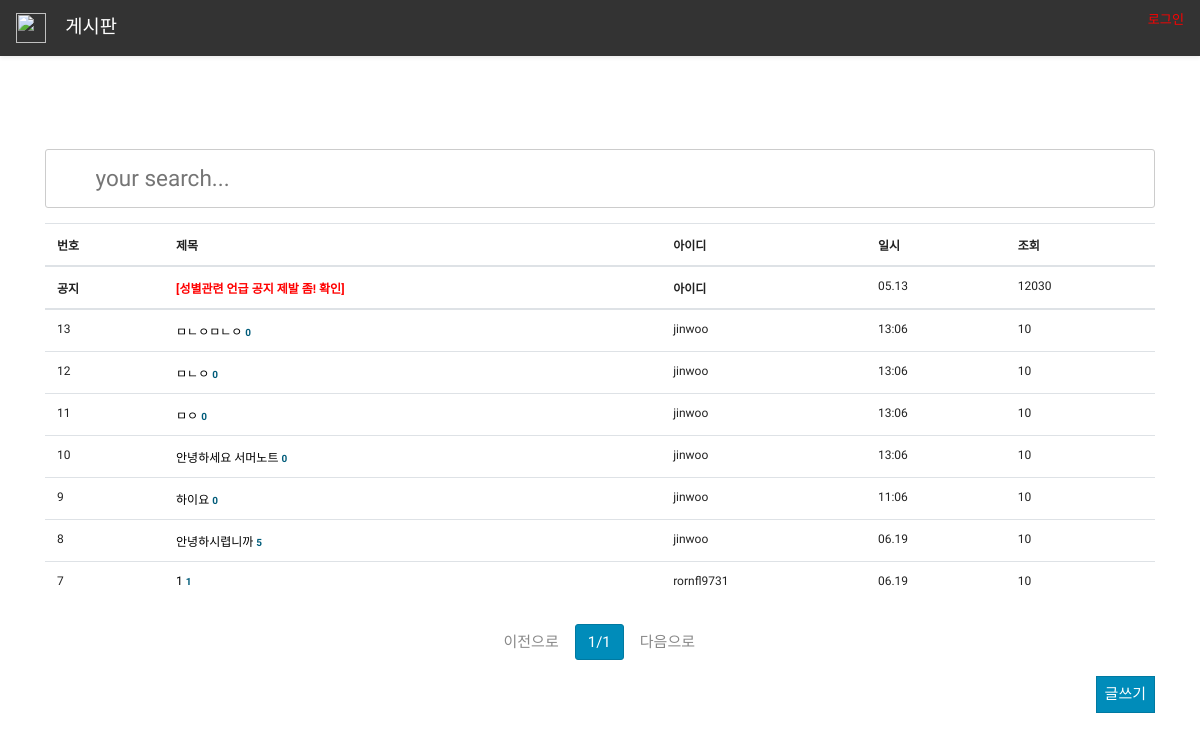
Page /list/ on the committed database.
### board/models.py (models this page shows, shortened)
class Board(models.Model):
    title = models.CharField(max_length=64,verbose_name='title',default='')
    contents = RichTextField(max_length=128, verbose_name='content', default='')
    writer = models.ForeignKey(User,on_delete=models.CASCADE,verbose_name="user",default='')
    registered_dttm = models.DateTimeField(auto_now_add=True,verbose_name='시간')
    class Meta:
        db_table = "board"
        verbose_name = "게시글"
        verbose_name_plural="게시글"

### board/views.py (the view)
# urls.py: path('list/',board_list,name='list'),
def board_list(request):
    all_board = Board.objects.all().order_by('-id')
    page = int(request.GET.get('p',1))
    paginator = Paginator(all_board,20)
    boards = paginator.get_page(page)
    return render(request,'board_list.html',{'boards':boards})

### board/templates/board_list.html (shortened to what this page needs)
{% extends "base.html" %}
{% block contents %}
<div class="row mt-5">
    <div class="col-12">
        <form class="search" method="get" action="#">
  <input class="search-input" id="q"name="q" type="text" placeholder="your search...">
        </form>
        <table class="table table-hover">
            <thead class="text-dark">
            <tr style="font-size: 12px">
                <th>번호</th>
                <th>제목</th>
                <th style="">아이디</th>
                <th>일시</th>
                <th>조회</th>
            </tr>
            </thead>
             <tr style="font-size: 12px">
                <td><strong>공지</strong></td>
                 <td style="color: red;"><strong>[성별관련 언급 공지 제발 좀! 확인]</strong></td>
                <th style="">아이디</th>
                <td>05.13</td>
                <td>12030</td>
            </tr>
            <tbody class="text-dark">
            {% for board in boards %}
            {% now "m-d" as todays_date %}
            <tr style="font-size: 12px">
                <td>{{ board.id }}</td>
                <td><a style="color:#000;" href="{% url 'detail' pk=board.id %}"> {{ board.title }} </a><strong style="color: #005c7a;font-size: smaller"> {{board.comment.count }}</strong></td>
                <td>{{ board.writer }}</td>
                {% if todays_date == board.registered_dttm|date:'m-d' %}
                <td>{{ board.registered_dttm|date:'H:m' }}</td>
                {% else %}
                <td>{{ board.registered_dttm|date:'m.d' }}</td>
                {% endif %}
                <td>10</td>
            </tr>
            {% endfor %}
            </tbody>
        </table>
    </div>
</div>
<div class="row mt-2">
    <div class="col-12">
        <nav>
            <ul class="pagination justify-content-center">
                <li class="page-item">
                    {% if boards.has_previous %}
                    <a class="page-link" href="?p={{ boards.previous_page_number}}">이전으로</a>
                    {% else %}
                    <a class="page-link disabled" href="#" disabled="">이전으로</a>
                    {% endif %}
                </li>
                <li class="page-item active">
                    <a class="page-link" href="#">{{ boards.number }}/{{boards.paginator.num_pages}}</a>
                </li>
                <li class="page-item">
                    {% if boards.has_next %}
                    <a class="page-link" href="?p={{ boards.next_page_number }}">다음으로</a>
                    {% else %}
                    <a class="page-link disabled" href="#" >다음으로</a>
                    {% endif %}
                </li>
            </ul>
        </nav>
    </div>
</div>
<div class="row">
    <div class="col-12" style="text-align: right" >
        <a href="{% url 'write' %}"><button class="btn btn-primary">글쓰기 </button></a>
    </div>
</div>
{% endblock %}

### board/templates/base.html (shortened to what this page needs)
<html>
<head>
    <link rel="stylesheet" href="/static/bootstrap.min (1).css"/>
</head>
<body>
  <div class="navbar navbar-dark bg-dark shadow-sm">
    <div >
      <a href="{% url 'index' %}" class="navbar-brand">
        <img src="https://upload.wikimedia.org/wikipedia/commons/thumb/1/1e/Baseball_%28crop%29.jpg/1200px-Baseball_%28crop%29.jpg" style="width: 30px">
      </a>
      <a href="{% url 'list' %}" class="navbar-brand">게시판</a>
    </div>
    {% if user.is_authenticated %}
      <a href="{% url 'profile' %}"><p style="color: red;float: right;">{{ user.username }}</p></a>
        <a href="{% url 'logout' %}"><button class="btn-danger" style="float: right">로그아웃</button></a>
      {% else %}
      <a href="{% url 'login' %}"><p style="color: red">로그인</p> </a>
      {% endif %}
  </div>
<div class="container">
    {% block contents %}
    {% endblock %}
</div>
</body>
</html>

### board/templates/base.html (style rules this page uses)
body { font-family: 'Nanum Gothic', sans-serif; }

### board/templates/board_list.html (style rules this page uses)
.search { margin: 3em 0 1em 0; position: relative; }
.search-input { width: 100%; padding: 0.5em 0.8em; border-radius: 3px; border: 1px solid #ccc; padding-left: 2.2em; color: #1067BF; font-size: 1.5em; font-weight: 300; }

### rows in the picture
Board: id "13", title "ㅁㄴㅇㅁㄴㅇ", comment.count "0", writer "jinwoo", registered_dttm "13:06"
Board: id "12", title "ㅁㄴㅇ", comment.count "0", writer "jinwoo", registered_dttm "13:06"
Board: id "11", title "ㅁㅇ", comment.count "0", writer "jinwoo", registered_dttm "13:06"
Board: id "10", title "안녕하세요 서머노트", comment.count "0", writer "jinwoo", registered_dttm "13:06"
Board: id "9", title "하이요", comment.count "0", writer "jinwoo", registered_dttm "11:06"
Board: id "8", title "안녕하시렵니까", comment.count "5", writer "jinwoo", registered_dttm "06.19"
Board: id "7", title "1", comment.count "1", writer "rornfl9731", registered_dttm "06.19"

### other values in the picture
{{ boards.number }} "1"
{{ boards.paginator.num_pages }} "1"
